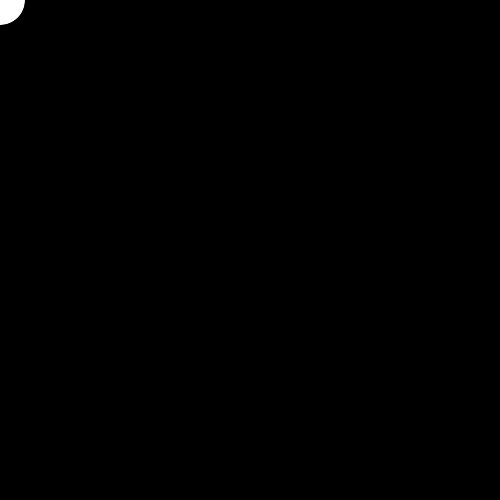
Frame 1 (no input)
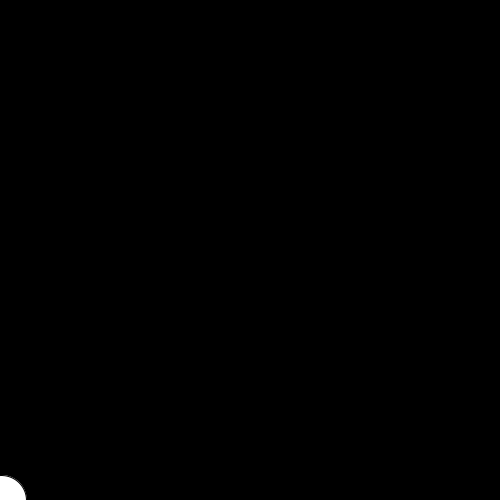
Frame 60 (the mouse pressed at the canvas centre just before this capture)
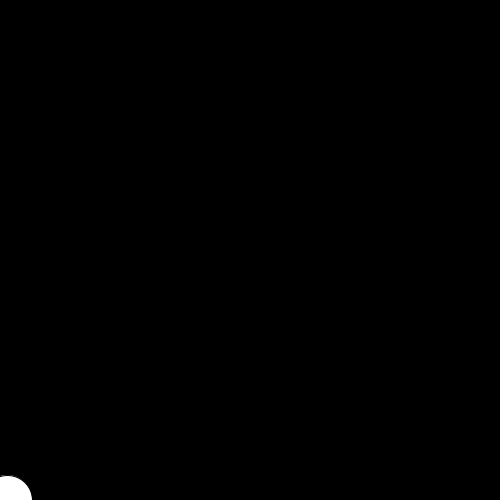
Frame 120 (the mouse held since frame 60 and released just before this capture)

The Processing sketch that drew these frames (run headless with seeded random() and noise(); from frame 60 on, the mouse is pressed at the canvas centre):

// Processing sketch: flappybird
// ── flappybird.pde
//Global Variables
PVector position = new PVector(0,0);
PVector speed = new PVector(0,0);

float gravity = 0.98;

void setup() {
  
  size(500,500);
  
}


void draw () {
  background(0);
  
  //give this guy speed
  position.add(speed);
  
  //give this guy gravity
  speed.x += 0.001;
  speed.y += gravity;
  
  //bounding conditions
  if( (position.x > width) ) {
    position.x = 0;
  }
   if( (position.y > height) ) {
    position.y = height;
  }
  
  //simulated bird body
  ellipse(position.x, position.y, 50, 50);
  
  
}

void mousePressed () {
  speed.y = -15;
}
